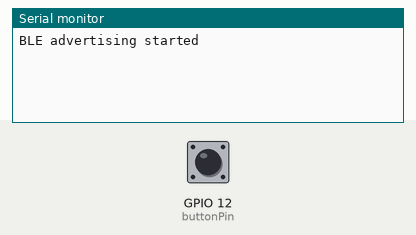
The sketch below on a simulated ESP32. On the bench: the last lines printed to the serial monitor. The test bench sets the inputs (shaded band); at power-on: GPIO 12 (buttonPin) HIGH. Nothing arrives over Bluetooth unless stated; a phone connects over Bluetooth LE 3 s after start.

Above: at 1.2 s.
1.3 s: GPIO 12 (buttonPin) pulled LOW for 0.15 s
At 2.3 s:
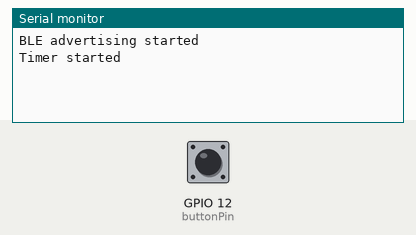
4.4 s: GPIO 12 (buttonPin) pulled LOW for 1 s
At 5.8 s:
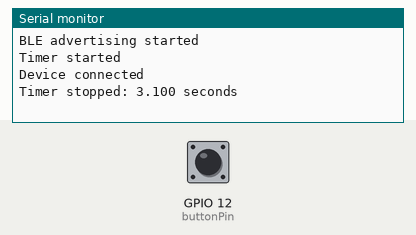

The sketch:

Stop10.ino
```cpp
#include <BLEDevice.h>
#include <BLEUtils.h>
#include <BLEServer.h>
#include <BLE2902.h>

// Define UUIDs for the BLE service and characteristic
#define SERVICE_UUID "242b8f43-9b57-4268-94e3-ff2c618acdc2"
#define CHARACTERISTIC_UUID "5fb35310-9b56-4ddb-97de-9cfc615c0f92"

// Define the GPIO pin for the button
const int buttonPin = 12;

// Variables to track the timer's state and button press status
bool timerRunning = false; // Tracks whether the timer is currently running
unsigned long startTime = 0; // Start time of the timer
unsigned long endTime = 0;   // End time of the timer
bool buttonPressed = false; // Tracks the button press state to debounce and prevent multiple presses

// Declare BLE characteristic pointer
BLECharacteristic *pCharacteristic;

// BLE server callback class for connection events
class MyServerCallbacks: public BLEServerCallbacks {
  // Called when a device connects
  void onConnect(BLEServer* pServer) {
    Serial.println("Device connected");
  }

  // Called when a device disconnects
  void onDisconnect(BLEServer* pServer) {
    Serial.println("Device disconnected");
    BLEDevice::startAdvertising(); // Restart advertising to allow reconnections
  }
};

void setup() {
  // Initialize serial communication for debugging
  Serial.begin(115200);

  // Configure the button pin as input with internal pull-up resistor
  pinMode(buttonPin, INPUT_PULLUP);

  // Initialize BLE and set the device name
  BLEDevice::init("Stop10 Controller");

  // Create a BLE server and set the connection callback class
  BLEServer *pServer = BLEDevice::createServer();
  pServer->setCallbacks(new MyServerCallbacks());

  // Create a BLE service with the specified UUID
  BLEService *pService = pServer->createService(SERVICE_UUID);

  // Create a BLE characteristic with read and notify properties
  pCharacteristic = pService->createCharacteristic(
                      CHARACTERISTIC_UUID,
                      BLECharacteristic::PROPERTY_READ | BLECharacteristic::PROPERTY_NOTIFY
                    );

  // Add a descriptor to allow notifications on this characteristic
  pCharacteristic->addDescriptor(new BLE2902());

  // Start the service
  pService->start();

  // Start advertising the BLE service to allow devices to find it
  BLEAdvertising *pAdvertising = pServer->getAdvertising();
  pAdvertising->addServiceUUID(SERVICE_UUID);
  pAdvertising->start();
  Serial.println("BLE advertising started");
}

void loop() {
  // Read the current state of the button (LOW when pressed, HIGH when released)
  int buttonState = digitalRead(buttonPin);

  // Check for a button press event (button goes from HIGH to LOW)
  if (buttonState == LOW && !buttonPressed) {
    buttonPressed = true; // Mark the button as pressed to prevent multiple triggers
    delay(50); // Small debounce delay to avoid false triggering

    // If the timer is not already running, start it
    if (!timerRunning) {
      startTime = millis(); // Capture the current time as the start time
      timerRunning = true;  // Mark the timer as running
      Serial.println("Timer started");

      // Notify the p5.js client that the timer has started
      pCharacteristic->setValue("start"); // Send "start" as the notification message
      pCharacteristic->notify();
    } else {
      // If the timer is already running, stop it
      endTime = millis(); // Capture the current time as the end time
      timerRunning = false; // Mark the timer as stopped

      // Calculate the elapsed time in seconds
      float elapsedTime = (endTime - startTime) / 1000.0;

      // Convert the elapsed time to a string with 3 decimal places
      String timeString = String(elapsedTime, 3);

      // Notify the p5.js client with the elapsed time
      pCharacteristic->setValue(timeString.c_str()); // Send the elapsed time
      pCharacteristic->notify();
      Serial.println("Timer stopped: " + timeString + " seconds");
    }
  }
  // Check for a button release event (button goes from LOW to HIGH)
  else if (buttonState == HIGH && buttonPressed) {
    buttonPressed = false; // Reset button state to allow next press
    delay(50); // Additional debounce delay
  }
}
```

Measured:
- after the input at 1.3 s, the serial monitor: prints a new line after 0.05 s (image 1)
- after the input at 4.4 s, the serial monitor: prints a new line after 0.05 s (image 2)
